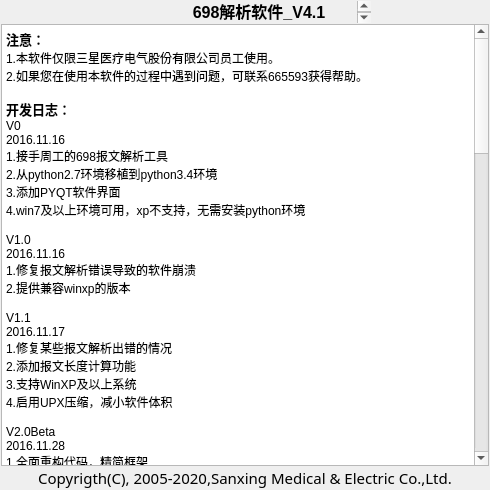
<?xml version="1.0" encoding="UTF-8"?>
<ui version="4.0">
 <class>AboutWindow</class>
 <widget class="QMainWindow" name="AboutWindow">
  <property name="geometry">
   <rect>
    <x>0</x>
    <y>0</y>
    <width>490</width>
    <height>490</height>
   </rect>
  </property>
  <property name="windowTitle">
   <string>关于</string>
  </property>
  <property name="windowIcon">
   <iconset resource="icon.qrc">
    <normaloff>:/698/698.ico</normaloff>
    <normalon>:/698/698.ico</normalon>:/698/698.ico</iconset>
  </property>
  <widget class="QWidget" name="centralwidget">
   <layout class="QVBoxLayout" name="verticalLayout">
    <property name="spacing">
     <number>1</number>
    </property>
    <property name="margin">
     <number>1</number>
    </property>
    <item>
     <layout class="QHBoxLayout" name="horizontalLayout">
      <property name="sizeConstraint">
       <enum>QLayout::SetDefaultConstraint</enum>
      </property>
      <item>
       <spacer name="horizontalSpacer">
        <property name="orientation">
         <enum>Qt::Horizontal</enum>
        </property>
        <property name="sizeType">
         <enum>QSizePolicy::Expanding</enum>
        </property>
        <property name="sizeHint" stdset="0">
         <size>
          <width>100</width>
          <height>20</height>
         </size>
        </property>
       </spacer>
      </item>
      <item>
       <widget class="QPushButton" name="pushButton">
        <property name="sizePolicy">
         <sizepolicy hsizetype="Fixed" vsizetype="Fixed">
          <horstretch>0</horstretch>
          <verstretch>0</verstretch>
         </sizepolicy>
        </property>
        <property name="text">
         <string/>
        </property>
        <property name="icon">
         <iconset resource="icon.qrc">
          <normaloff>:/698/698.ico</normaloff>:/698/698.ico</iconset>
        </property>
        <property name="iconSize">
         <size>
          <width>70</width>
          <height>70</height>
         </size>
        </property>
        <property name="autoRepeat">
         <bool>false</bool>
        </property>
        <property name="flat">
         <bool>true</bool>
        </property>
       </widget>
      </item>
      <item>
       <widget class="QTextBrowser" name="textBrowser">
        <property name="sizePolicy">
         <sizepolicy hsizetype="Maximum" vsizetype="Ignored">
          <horstretch>0</horstretch>
          <verstretch>0</verstretch>
         </sizepolicy>
        </property>
        <property name="maximumSize">
         <size>
          <width>210</width>
          <height>16777215</height>
         </size>
        </property>
        <property name="palette">
         <palette>
          <active>
           <colorrole role="Light">
            <brush brushstyle="SolidPattern">
             <color alpha="255">
              <red>255</red>
              <green>255</green>
              <blue>255</blue>
             </color>
            </brush>
           </colorrole>
           <colorrole role="Base">
            <brush brushstyle="SolidPattern">
             <color alpha="0">
              <red>255</red>
              <green>255</green>
              <blue>255</blue>
             </color>
            </brush>
           </colorrole>
          </active>
          <inactive>
           <colorrole role="Light">
            <brush brushstyle="SolidPattern">
             <color alpha="255">
              <red>255</red>
              <green>255</green>
              <blue>255</blue>
             </color>
            </brush>
           </colorrole>
           <colorrole role="Base">
            <brush brushstyle="SolidPattern">
             <color alpha="0">
              <red>255</red>
              <green>255</green>
              <blue>255</blue>
             </color>
            </brush>
           </colorrole>
          </inactive>
          <disabled>
           <colorrole role="Light">
            <brush brushstyle="SolidPattern">
             <color alpha="255">
              <red>255</red>
              <green>255</green>
              <blue>255</blue>
             </color>
            </brush>
           </colorrole>
           <colorrole role="Base">
            <brush brushstyle="SolidPattern">
             <color alpha="255">
              <red>240</red>
              <green>240</green>
              <blue>240</blue>
             </color>
            </brush>
           </colorrole>
          </disabled>
         </palette>
        </property>
        <property name="contextMenuPolicy">
         <enum>Qt::NoContextMenu</enum>
        </property>
        <property name="acceptDrops">
         <bool>false</bool>
        </property>
        <property name="layoutDirection">
         <enum>Qt::LeftToRight</enum>
        </property>
        <property name="autoFillBackground">
         <bool>true</bool>
        </property>
        <property name="frameShape">
         <enum>QFrame::NoFrame</enum>
        </property>
        <property name="frameShadow">
         <enum>QFrame::Plain</enum>
        </property>
        <property name="lineWidth">
         <number>0</number>
        </property>
        <property name="html">
         <string>&lt;!DOCTYPE HTML PUBLIC &quot;-//W3C//DTD HTML 4.0//EN&quot; &quot;http://www.w3.org/TR/REC-html40/strict.dtd&quot;&gt;
&lt;html&gt;&lt;head&gt;&lt;meta name=&quot;qrichtext&quot; content=&quot;1&quot; /&gt;&lt;style type=&quot;text/css&quot;&gt;
p, li { white-space: pre-wrap; }
&lt;/style&gt;&lt;/head&gt;&lt;body style=&quot; font-family:'SimSun'; font-size:9pt; font-weight:400; font-style:normal;&quot;&gt;
&lt;p align=&quot;center&quot; style=&quot; margin-top:0px; margin-bottom:5px; margin-left:0px; margin-right:0px; -qt-block-indent:0; text-indent:0px;&quot;&gt;&lt;span style=&quot; font-size:12pt; font-weight:600;&quot;&gt;698解析软件_V4.1&lt;/span&gt;&lt;/p&gt;
&lt;p align=&quot;center&quot; style=&quot; margin-top:0px; margin-bottom:5px; margin-left:0px; margin-right:0px; -qt-block-indent:0; text-indent:0px;&quot;&gt;&lt;span style=&quot; font-size:12pt; font-weight:600;&quot;&gt;终端开发部内部测试版&lt;/span&gt;&lt;/p&gt;
&lt;p align=&quot;center&quot; style=&quot; margin-top:0px; margin-bottom:5px; margin-left:0px; margin-right:0px; -qt-block-indent:0; text-indent:0px;&quot;&gt;&lt;span style=&quot; font-size:12pt; font-weight:600;&quot;&gt;2017.01&lt;/span&gt;&lt;/p&gt;&lt;/body&gt;&lt;/html&gt;</string>
        </property>
        <property name="textInteractionFlags">
         <set>Qt::NoTextInteraction</set>
        </property>
        <property name="openLinks">
         <bool>false</bool>
        </property>
       </widget>
      </item>
      <item>
       <spacer name="horizontalSpacer_2">
        <property name="orientation">
         <enum>Qt::Horizontal</enum>
        </property>
        <property name="sizeType">
         <enum>QSizePolicy::Expanding</enum>
        </property>
        <property name="sizeHint" stdset="0">
         <size>
          <width>100</width>
          <height>20</height>
         </size>
        </property>
       </spacer>
      </item>
     </layout>
    </item>
    <item>
     <widget class="QTextEdit" name="about_box">
      <property name="html">
       <string>&lt;!DOCTYPE HTML PUBLIC &quot;-//W3C//DTD HTML 4.0//EN&quot; &quot;http://www.w3.org/TR/REC-html40/strict.dtd&quot;&gt;
&lt;html&gt;&lt;head&gt;&lt;meta name=&quot;qrichtext&quot; content=&quot;1&quot; /&gt;&lt;style type=&quot;text/css&quot;&gt;
p, li { white-space: pre-wrap; }
&lt;/style&gt;&lt;/head&gt;&lt;body style=&quot; font-family:'SimSun'; font-size:9pt; font-weight:400; font-style:normal;&quot;&gt;
&lt;p style=&quot; margin-top:0px; margin-bottom:0px; margin-left:0px; margin-right:0px; -qt-block-indent:0; text-indent:0px;&quot;&gt;&lt;span style=&quot; font-size:10pt; font-weight:600;&quot;&gt;注意：&lt;/span&gt;&lt;/p&gt;
&lt;p style=&quot; margin-top:0px; margin-bottom:0px; margin-left:0px; margin-right:0px; -qt-block-indent:0; text-indent:0px;&quot;&gt;1.本软件仅限三星医疗电气股份有限公司员工使用。&lt;/p&gt;
&lt;p style=&quot; margin-top:0px; margin-bottom:0px; margin-left:0px; margin-right:0px; -qt-block-indent:0; text-indent:0px;&quot;&gt;2.如果您在使用本软件的过程中遇到问题，可联系665593获得帮助。&lt;/p&gt;
&lt;p style=&quot;-qt-paragraph-type:empty; margin-top:0px; margin-bottom:0px; margin-left:0px; margin-right:0px; -qt-block-indent:0; text-indent:0px;&quot;&gt;&lt;br /&gt;&lt;/p&gt;
&lt;p style=&quot; margin-top:0px; margin-bottom:0px; margin-left:0px; margin-right:0px; -qt-block-indent:0; text-indent:0px;&quot;&gt;&lt;span style=&quot; font-size:10pt; font-weight:600;&quot;&gt;开发日志：&lt;/span&gt;&lt;/p&gt;
&lt;p style=&quot; margin-top:0px; margin-bottom:0px; margin-left:0px; margin-right:0px; -qt-block-indent:0; text-indent:0px;&quot;&gt;V0&lt;/p&gt;
&lt;p style=&quot; margin-top:0px; margin-bottom:0px; margin-left:0px; margin-right:0px; -qt-block-indent:0; text-indent:0px;&quot;&gt;2016.11.16&lt;/p&gt;
&lt;p style=&quot; margin-top:0px; margin-bottom:0px; margin-left:0px; margin-right:0px; -qt-block-indent:0; text-indent:0px;&quot;&gt;1.接手周工的698报文解析工具&lt;/p&gt;
&lt;p style=&quot; margin-top:0px; margin-bottom:0px; margin-left:0px; margin-right:0px; -qt-block-indent:0; text-indent:0px;&quot;&gt;2.从python2.7环境移植到python3.4环境&lt;/p&gt;
&lt;p style=&quot; margin-top:0px; margin-bottom:0px; margin-left:0px; margin-right:0px; -qt-block-indent:0; text-indent:0px;&quot;&gt;3.添加PYQT软件界面&lt;/p&gt;
&lt;p style=&quot; margin-top:0px; margin-bottom:0px; margin-left:0px; margin-right:0px; -qt-block-indent:0; text-indent:0px;&quot;&gt;4.win7及以上环境可用，xp不支持，无需安装python环境&lt;/p&gt;
&lt;p style=&quot;-qt-paragraph-type:empty; margin-top:0px; margin-bottom:0px; margin-left:0px; margin-right:0px; -qt-block-indent:0; text-indent:0px;&quot;&gt;&lt;br /&gt;&lt;/p&gt;
&lt;p style=&quot; margin-top:0px; margin-bottom:0px; margin-left:0px; margin-right:0px; -qt-block-indent:0; text-indent:0px;&quot;&gt;V1.0&lt;/p&gt;
&lt;p style=&quot; margin-top:0px; margin-bottom:0px; margin-left:0px; margin-right:0px; -qt-block-indent:0; text-indent:0px;&quot;&gt;2016.11.16&lt;/p&gt;
&lt;p style=&quot; margin-top:0px; margin-bottom:0px; margin-left:0px; margin-right:0px; -qt-block-indent:0; text-indent:0px;&quot;&gt;1.修复报文解析错误导致的软件崩溃&lt;/p&gt;
&lt;p style=&quot; margin-top:0px; margin-bottom:0px; margin-left:0px; margin-right:0px; -qt-block-indent:0; text-indent:0px;&quot;&gt;2.提供兼容winxp的版本&lt;/p&gt;
&lt;p style=&quot;-qt-paragraph-type:empty; margin-top:0px; margin-bottom:0px; margin-left:0px; margin-right:0px; -qt-block-indent:0; text-indent:0px;&quot;&gt;&lt;br /&gt;&lt;/p&gt;
&lt;p style=&quot; margin-top:0px; margin-bottom:0px; margin-left:0px; margin-right:0px; -qt-block-indent:0; text-indent:0px;&quot;&gt;V1.1&lt;/p&gt;
&lt;p style=&quot; margin-top:0px; margin-bottom:0px; margin-left:0px; margin-right:0px; -qt-block-indent:0; text-indent:0px;&quot;&gt;2016.11.17&lt;/p&gt;
&lt;p style=&quot; margin-top:0px; margin-bottom:0px; margin-left:0px; margin-right:0px; -qt-block-indent:0; text-indent:0px;&quot;&gt;1.修复某些报文解析出错的情况&lt;/p&gt;
&lt;p style=&quot; margin-top:0px; margin-bottom:0px; margin-left:0px; margin-right:0px; -qt-block-indent:0; text-indent:0px;&quot;&gt;2.添加报文长度计算功能&lt;/p&gt;
&lt;p style=&quot; margin-top:0px; margin-bottom:0px; margin-left:0px; margin-right:0px; -qt-block-indent:0; text-indent:0px;&quot;&gt;3.支持WinXP及以上系统&lt;/p&gt;
&lt;p style=&quot; margin-top:0px; margin-bottom:0px; margin-left:0px; margin-right:0px; -qt-block-indent:0; text-indent:0px;&quot;&gt;4.启用UPX压缩，减小软件体积&lt;/p&gt;
&lt;p style=&quot;-qt-paragraph-type:empty; margin-top:0px; margin-bottom:0px; margin-left:0px; margin-right:0px; -qt-block-indent:0; text-indent:0px;&quot;&gt;&lt;br /&gt;&lt;/p&gt;
&lt;p style=&quot; margin-top:0px; margin-bottom:0px; margin-left:0px; margin-right:0px; -qt-block-indent:0; text-indent:0px;&quot;&gt;V2.0Beta&lt;/p&gt;
&lt;p style=&quot; margin-top:0px; margin-bottom:0px; margin-left:0px; margin-right:0px; -qt-block-indent:0; text-indent:0px;&quot;&gt;2016.11.28&lt;/p&gt;
&lt;p style=&quot; margin-top:0px; margin-bottom:0px; margin-left:0px; margin-right:0px; -qt-block-indent:0; text-indent:0px;&quot;&gt;1.全面重构代码，精简框架&lt;/p&gt;
&lt;p style=&quot; margin-top:0px; margin-bottom:0px; margin-left:0px; margin-right:0px; -qt-block-indent:0; text-indent:0px;&quot;&gt;2.优化解析内容&lt;/p&gt;
&lt;p style=&quot; margin-top:0px; margin-bottom:0px; margin-left:0px; margin-right:0px; -qt-block-indent:0; text-indent:0px;&quot;&gt;3.优化软件界面，实现文本框大小自动跟随主窗口，简化界面元素，添加窗口图标&lt;/p&gt;
&lt;p style=&quot; margin-top:0px; margin-bottom:0px; margin-left:0px; margin-right:0px; -qt-block-indent:0; text-indent:0px;&quot;&gt;4.添加CRC16校验功能&lt;/p&gt;
&lt;p style=&quot; margin-top:0px; margin-bottom:0px; margin-left:0px; margin-right:0px; -qt-block-indent:0; text-indent:0px;&quot;&gt;5.添加安全传输明文解析&lt;/p&gt;
&lt;p style=&quot;-qt-paragraph-type:empty; margin-top:0px; margin-bottom:0px; margin-left:0px; margin-right:0px; -qt-block-indent:0; text-indent:0px;&quot;&gt;&lt;br /&gt;&lt;/p&gt;
&lt;p style=&quot; margin-top:0px; margin-bottom:0px; margin-left:0px; margin-right:0px; -qt-block-indent:0; text-indent:0px;&quot;&gt;V2.0Beta2&lt;/p&gt;
&lt;p style=&quot; margin-top:0px; margin-bottom:0px; margin-left:0px; margin-right:0px; -qt-block-indent:0; text-indent:0px;&quot;&gt;2016.12.1&lt;/p&gt;
&lt;p style=&quot; margin-top:0px; margin-bottom:0px; margin-left:0px; margin-right:0px; -qt-block-indent:0; text-indent:0px;&quot;&gt;1.修正Data中NULL类型的处理&lt;/p&gt;
&lt;p style=&quot; margin-top:0px; margin-bottom:0px; margin-left:0px; margin-right:0px; -qt-block-indent:0; text-indent:0px;&quot;&gt;2.新增直接解析APDU的功能&lt;/p&gt;
&lt;p style=&quot; margin-top:0px; margin-bottom:0px; margin-left:0px; margin-right:0px; -qt-block-indent:0; text-indent:0px;&quot;&gt;3.修复bit_string类型的解析问题&lt;/p&gt;
&lt;p style=&quot;-qt-paragraph-type:empty; margin-top:0px; margin-bottom:0px; margin-left:0px; margin-right:0px; -qt-block-indent:0; text-indent:0px;&quot;&gt;&lt;br /&gt;&lt;/p&gt;
&lt;p style=&quot; margin-top:0px; margin-bottom:0px; margin-left:0px; margin-right:0px; -qt-block-indent:0; text-indent:0px;&quot;&gt;V2.0&lt;/p&gt;
&lt;p style=&quot; margin-top:0px; margin-bottom:0px; margin-left:0px; margin-right:0px; -qt-block-indent:0; text-indent:0px;&quot;&gt;2016.12.2&lt;/p&gt;
&lt;p style=&quot; margin-top:0px; margin-bottom:0px; margin-left:0px; margin-right:0px; -qt-block-indent:0; text-indent:0px;&quot;&gt;1.添加使用说明&lt;/p&gt;
&lt;p style=&quot; margin-top:0px; margin-bottom:0px; margin-left:0px; margin-right:0px; -qt-block-indent:0; text-indent:0px;&quot;&gt;2.添加关于面板&lt;/p&gt;
&lt;p style=&quot; margin-top:0px; margin-bottom:0px; margin-left:0px; margin-right:0px; -qt-block-indent:0; text-indent:0px;&quot;&gt;3.优化：清空按钮按下后光标定位到输入框&lt;/p&gt;
&lt;p style=&quot;-qt-paragraph-type:empty; margin-top:0px; margin-bottom:0px; margin-left:0px; margin-right:0px; -qt-block-indent:0; text-indent:0px;&quot;&gt;&lt;br /&gt;&lt;/p&gt;
&lt;p style=&quot; margin-top:0px; margin-bottom:0px; margin-left:0px; margin-right:0px; -qt-block-indent:0; text-indent:0px;&quot;&gt;V2.1&lt;/p&gt;
&lt;p style=&quot; margin-top:0px; margin-bottom:0px; margin-left:0px; margin-right:0px; -qt-block-indent:0; text-indent:0px;&quot;&gt;2016.12.5&lt;/p&gt;
&lt;p style=&quot; margin-top:0px; margin-bottom:0px; margin-left:0px; margin-right:0px; -qt-block-indent:0; text-indent:0px;&quot;&gt;1.OAD、OMD解析至属性、方法&lt;/p&gt;
&lt;p style=&quot; margin-top:0px; margin-bottom:0px; margin-left:0px; margin-right:0px; -qt-block-indent:0; text-indent:0px;&quot;&gt;2.提供层级结构视图&lt;/p&gt;
&lt;p style=&quot; margin-top:0px; margin-bottom:0px; margin-left:0px; margin-right:0px; -qt-block-indent:0; text-indent:0px;&quot;&gt;3.解除配置文件依赖&lt;/p&gt;
&lt;p style=&quot;-qt-paragraph-type:empty; margin-top:0px; margin-bottom:0px; margin-left:0px; margin-right:0px; -qt-block-indent:0; text-indent:0px;&quot;&gt;&lt;br /&gt;&lt;/p&gt;
&lt;p style=&quot; margin-top:0px; margin-bottom:0px; margin-left:0px; margin-right:0px; -qt-block-indent:0; text-indent:0px;&quot;&gt;V2.2&lt;/p&gt;
&lt;p style=&quot; margin-top:0px; margin-bottom:0px; margin-left:0px; margin-right:0px; -qt-block-indent:0; text-indent:0px;&quot;&gt;2016.12.6&lt;/p&gt;
&lt;p style=&quot; margin-top:0px; margin-bottom:0px; margin-left:0px; margin-right:0px; -qt-block-indent:0; text-indent:0px;&quot;&gt;1.修复report服务解析出错的问题&lt;/p&gt;
&lt;p style=&quot; margin-top:0px; margin-bottom:0px; margin-left:0px; margin-right:0px; -qt-block-indent:0; text-indent:0px;&quot;&gt;2.添加窗口置顶功能&lt;/p&gt;
&lt;p style=&quot; margin-top:0px; margin-bottom:0px; margin-left:0px; margin-right:0px; -qt-block-indent:0; text-indent:0px;&quot;&gt;3.添加自动解析功能&lt;/p&gt;
&lt;p style=&quot;-qt-paragraph-type:empty; margin-top:0px; margin-bottom:0px; margin-left:0px; margin-right:0px; -qt-block-indent:0; text-indent:0px;&quot;&gt;&lt;br /&gt;&lt;/p&gt;
&lt;p style=&quot; margin-top:0px; margin-bottom:0px; margin-left:0px; margin-right:0px; -qt-block-indent:0; text-indent:0px;&quot;&gt;V3.0&lt;/p&gt;
&lt;p style=&quot; margin-top:0px; margin-bottom:0px; margin-left:0px; margin-right:0px; -qt-block-indent:0; text-indent:0px;&quot;&gt;2016.12.8&lt;/p&gt;
&lt;p style=&quot; margin-top:0px; margin-bottom:0px; margin-left:0px; margin-right:0px; -qt-block-indent:0; text-indent:0px;&quot;&gt;1.添加串口模式，实现串口收发、报文自动解析&lt;/p&gt;
&lt;p style=&quot; margin-top:0px; margin-bottom:0px; margin-left:0px; margin-right:0px; -qt-block-indent:0; text-indent:0px;&quot;&gt;2.实现服务器地址、地址长度、客户机地址的自动提取&lt;/p&gt;
&lt;p style=&quot; margin-top:0px; margin-bottom:0px; margin-left:0px; margin-right:0px; -qt-block-indent:0; text-indent:0px;&quot;&gt;3.实现APDU片段链路层的自动添加&lt;/p&gt;
&lt;p style=&quot;-qt-paragraph-type:empty; margin-top:0px; margin-bottom:0px; margin-left:0px; margin-right:0px; -qt-block-indent:0; text-indent:0px;&quot;&gt;&lt;br /&gt;&lt;/p&gt;
&lt;p style=&quot; margin-top:0px; margin-bottom:0px; margin-left:0px; margin-right:0px; -qt-block-indent:0; text-indent:0px;&quot;&gt;V3.1&lt;/p&gt;
&lt;p style=&quot; margin-top:0px; margin-bottom:0px; margin-left:0px; margin-right:0px; -qt-block-indent:0; text-indent:0px;&quot;&gt;2016.12.19&lt;/p&gt;
&lt;p style=&quot; margin-top:0px; margin-bottom:0px; margin-left:0px; margin-right:0px; -qt-block-indent:0; text-indent:0px;&quot;&gt;1.添加COMDCB类型的解析&lt;/p&gt;
&lt;p style=&quot; margin-top:0px; margin-bottom:0px; margin-left:0px; margin-right:0px; -qt-block-indent:0; text-indent:0px;&quot;&gt;2.优化串口界面按钮逻辑&lt;/p&gt;
&lt;p style=&quot; margin-top:0px; margin-bottom:0px; margin-left:0px; margin-right:0px; -qt-block-indent:0; text-indent:0px;&quot;&gt;3.添加报文格式、长度域、校验快速修复功能&lt;/p&gt;
&lt;p style=&quot;-qt-paragraph-type:empty; margin-top:0px; margin-bottom:0px; margin-left:0px; margin-right:0px; -qt-block-indent:0; text-indent:0px;&quot;&gt;&lt;br /&gt;&lt;/p&gt;
&lt;p style=&quot; margin-top:0px; margin-bottom:0px; margin-left:0px; margin-right:0px; -qt-block-indent:0; text-indent:0px;&quot;&gt;V3.2&lt;/p&gt;
&lt;p style=&quot; margin-top:0px; margin-bottom:0px; margin-left:0px; margin-right:0px; -qt-block-indent:0; text-indent:0px;&quot;&gt;2016.12.21&lt;/p&gt;
&lt;p style=&quot; margin-top:0px; margin-bottom:0px; margin-left:0px; margin-right:0px; -qt-block-indent:0; text-indent:0px;&quot;&gt;1.添加tcp客户端模式，可连接前置机&lt;/p&gt;
&lt;p style=&quot; margin-top:0px; margin-bottom:0px; margin-left:0px; margin-right:0px; -qt-block-indent:0; text-indent:0px;&quot;&gt;2.去除服务器地址、地址长度、客户机地址的自动提取功能&lt;/p&gt;
&lt;p style=&quot; margin-top:0px; margin-bottom:0px; margin-left:0px; margin-right:0px; -qt-block-indent:0; text-indent:0px;&quot;&gt;3.添加报文服务器地址、地址类型、客户机地址一键修复功能&lt;/p&gt;
&lt;p style=&quot;-qt-paragraph-type:empty; margin-top:0px; margin-bottom:0px; margin-left:0px; margin-right:0px; -qt-block-indent:0; text-indent:0px;&quot;&gt;&lt;br /&gt;&lt;/p&gt;
&lt;p style=&quot; margin-top:0px; margin-bottom:0px; margin-left:0px; margin-right:0px; -qt-block-indent:0; text-indent:0px;&quot;&gt;V3.3&lt;/p&gt;
&lt;p style=&quot; margin-top:0px; margin-bottom:0px; margin-left:0px; margin-right:0px; -qt-block-indent:0; text-indent:0px;&quot;&gt;2016.12.26&lt;/p&gt;
&lt;p style=&quot; margin-top:0px; margin-bottom:0px; margin-left:0px; margin-right:0px; -qt-block-indent:0; text-indent:0px;&quot;&gt;1.添加自动获取终端地址功能&lt;/p&gt;
&lt;p style=&quot; margin-top:0px; margin-bottom:0px; margin-left:0px; margin-right:0px; -qt-block-indent:0; text-indent:0px;&quot;&gt;2.将地址修复功能整合进报文修复功能中&lt;/p&gt;
&lt;p style=&quot;-qt-paragraph-type:empty; margin-top:0px; margin-bottom:0px; margin-left:0px; margin-right:0px; -qt-block-indent:0; text-indent:0px;&quot;&gt;&lt;br /&gt;&lt;/p&gt;
&lt;p style=&quot; margin-top:0px; margin-bottom:0px; margin-left:0px; margin-right:0px; -qt-block-indent:0; text-indent:0px;&quot;&gt;V4.0&lt;/p&gt;
&lt;p style=&quot; margin-top:0px; margin-bottom:0px; margin-left:0px; margin-right:0px; -qt-block-indent:0; text-indent:0px;&quot;&gt;2017.01.03&lt;/p&gt;
&lt;p style=&quot; margin-top:0px; margin-bottom:0px; margin-left:0px; margin-right:0px; -qt-block-indent:0; text-indent:0px;&quot;&gt;1.“串口模式”更名为“后台模式”&lt;/p&gt;
&lt;p style=&quot; margin-top:0px; margin-bottom:0px; margin-left:0px; margin-right:0px; -qt-block-indent:0; text-indent:0px;&quot;&gt;2.添加参数配置窗口&lt;/p&gt;
&lt;p style=&quot; margin-top:0px; margin-bottom:0px; margin-left:0px; margin-right:0px; -qt-block-indent:0; text-indent:0px;&quot;&gt;3.实现对时面板功能&lt;/p&gt;
&lt;p style=&quot; margin-top:0px; margin-bottom:0px; margin-left:0px; margin-right:0px; -qt-block-indent:0; text-indent:0px;&quot;&gt;4.实现通信配置面板功能&lt;/p&gt;
&lt;p style=&quot; margin-top:0px; margin-bottom:0px; margin-left:0px; margin-right:0px; -qt-block-indent:0; text-indent:0px;&quot;&gt;5.实现esam面板功能&lt;/p&gt;
&lt;p style=&quot; margin-top:0px; margin-bottom:0px; margin-left:0px; margin-right:0px; -qt-block-indent:0; text-indent:0px;&quot;&gt;6.实现事件面板功能&lt;/p&gt;
&lt;p style=&quot;-qt-paragraph-type:empty; margin-top:0px; margin-bottom:0px; margin-left:0px; margin-right:0px; -qt-block-indent:0; text-indent:0px;&quot;&gt;&lt;br /&gt;&lt;/p&gt;
&lt;p style=&quot; margin-top:0px; margin-bottom:0px; margin-left:0px; margin-right:0px; -qt-block-indent:0; text-indent:0px;&quot;&gt;V4.1&lt;/p&gt;
&lt;p style=&quot; margin-top:0px; margin-bottom:0px; margin-left:0px; margin-right:0px; -qt-block-indent:0; text-indent:0px;&quot;&gt;2017.01.08&lt;/p&gt;
&lt;p style=&quot; margin-top:0px; margin-bottom:0px; margin-left:0px; margin-right:0px; -qt-block-indent:0; text-indent:0px;&quot;&gt;1.添加采集监控窗口&lt;/p&gt;
&lt;p style=&quot;-qt-paragraph-type:empty; margin-top:0px; margin-bottom:0px; margin-left:0px; margin-right:0px; -qt-block-indent:0; text-indent:0px;&quot;&gt;&lt;br /&gt;&lt;/p&gt;
&lt;p style=&quot; margin-top:0px; margin-bottom:0px; margin-left:0px; margin-right:0px; -qt-block-indent:0; text-indent:0px;&quot;&gt;todo:&lt;/p&gt;
&lt;p style=&quot; margin-top:0px; margin-bottom:0px; margin-left:0px; margin-right:0px; -qt-block-indent:0; text-indent:0px;&quot;&gt;1.提供通俗化解析选项，用于后台模式&lt;/p&gt;
&lt;p style=&quot; margin-top:0px; margin-bottom:0px; margin-left:0px; margin-right:0px; -qt-block-indent:0; text-indent:0px;&quot;&gt;2.结构化显示功能重构&lt;/p&gt;
&lt;p style=&quot; margin-top:0px; margin-bottom:0px; margin-left:0px; margin-right:0px; -qt-block-indent:0; text-indent:0px;&quot;&gt;3.常用后台命令扩充&lt;/p&gt;
&lt;p style=&quot; margin-top:0px; margin-bottom:0px; margin-left:0px; margin-right:0px; -qt-block-indent:0; text-indent:0px;&quot;&gt;4.服务器模式&lt;/p&gt;&lt;/body&gt;&lt;/html&gt;</string>
      </property>
      <property name="textInteractionFlags">
       <set>Qt::TextSelectableByKeyboard|Qt::TextSelectableByMouse</set>
      </property>
     </widget>
    </item>
    <item>
     <widget class="QLabel" name="label">
      <property name="font">
       <font>
        <family>微软雅黑</family>
        <pointsize>11</pointsize>
        <weight>50</weight>
        <bold>false</bold>
       </font>
      </property>
      <property name="layoutDirection">
       <enum>Qt::LeftToRight</enum>
      </property>
      <property name="text">
       <string>Copyrigth(C), 2005-2020,Sanxing Medical &amp; Electric Co.,Ltd.</string>
      </property>
      <property name="alignment">
       <set>Qt::AlignCenter</set>
      </property>
     </widget>
    </item>
   </layout>
  </widget>
 </widget>
 <resources>
  <include location="icon.qrc"/>
 </resources>
 <connections/>
</ui>
